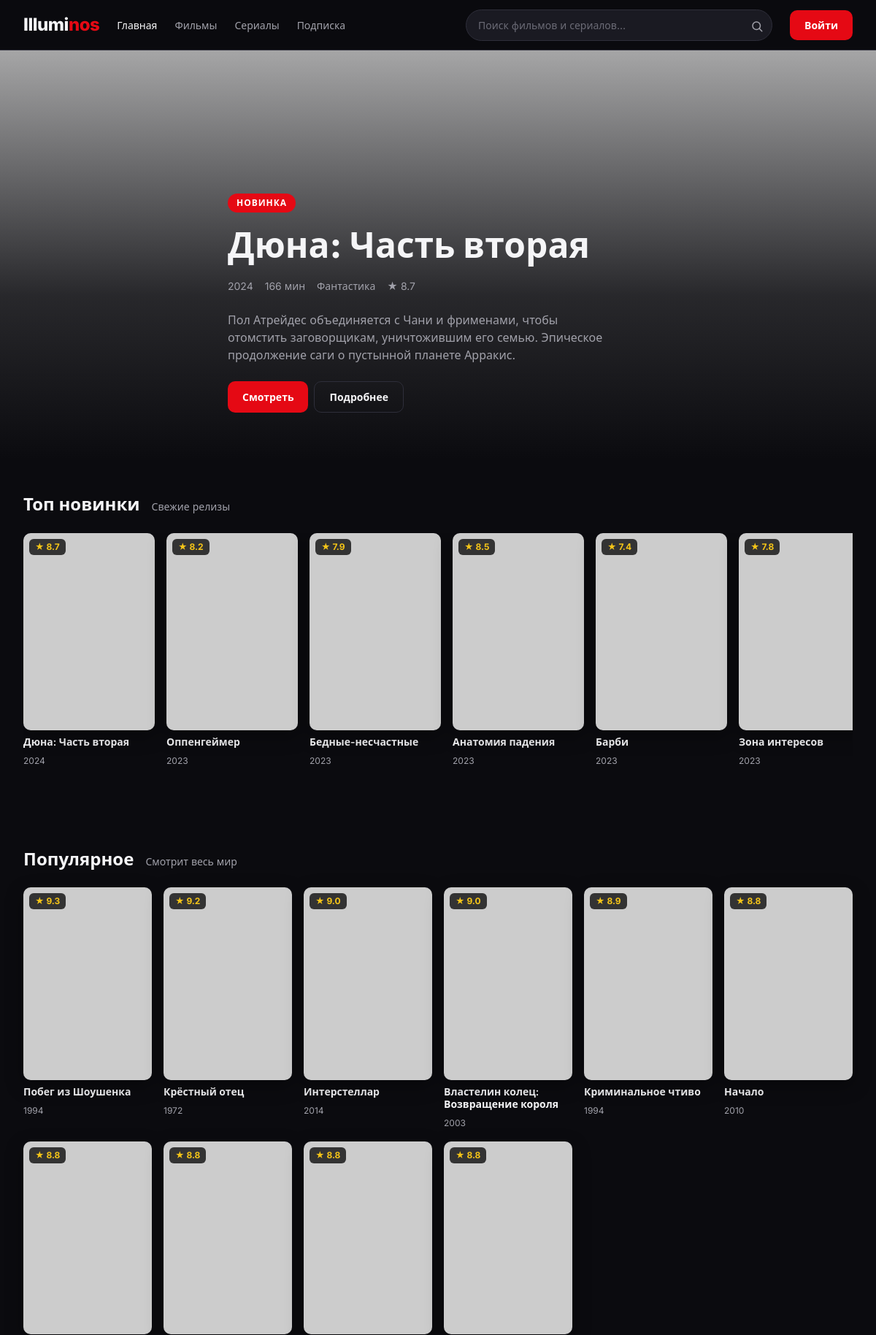
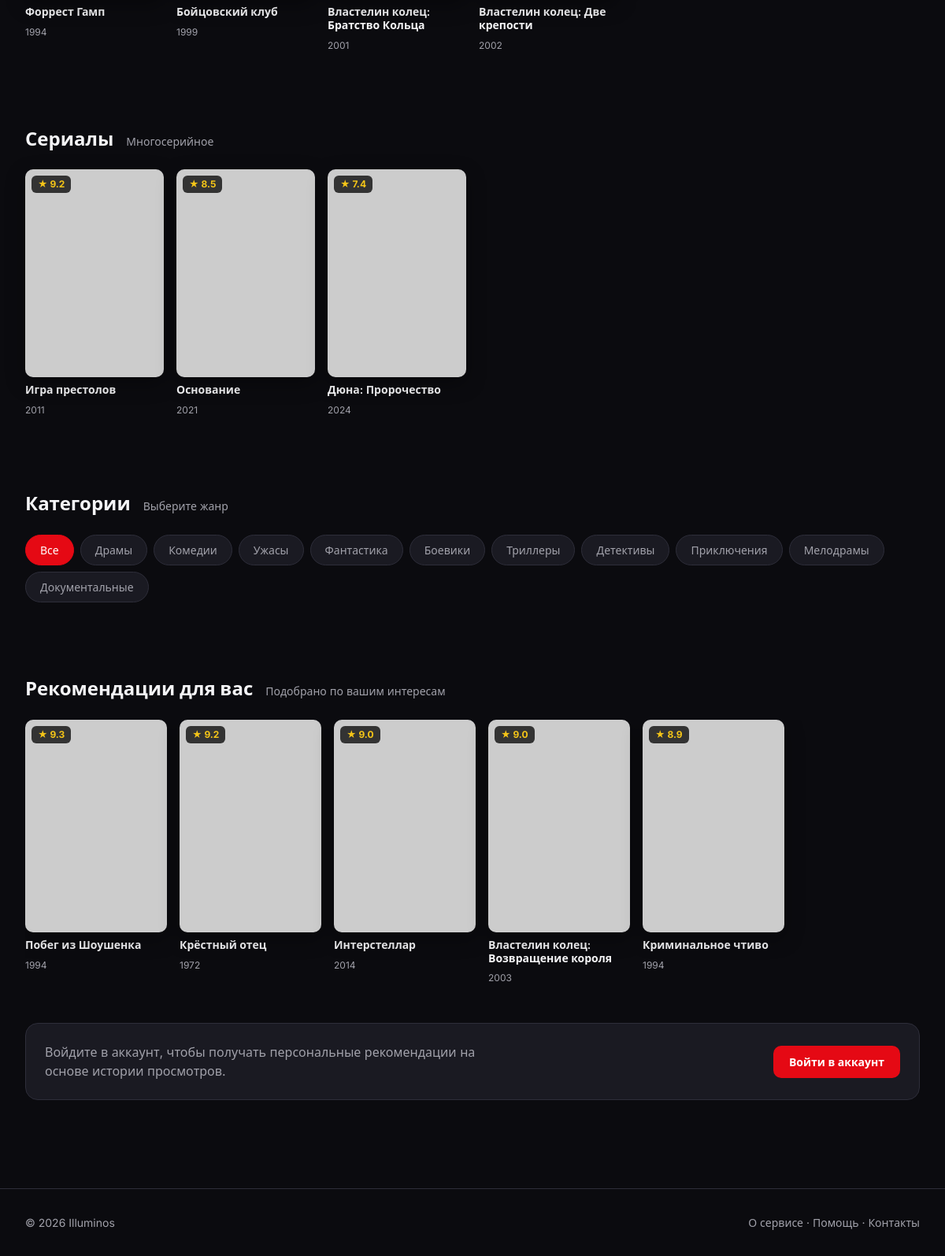
The page / on the database its author committed (2 pictures, top to bottom).
### tables this page shows
CREATE TABLE `movies` (
  `id` int UNSIGNED NOT NULL,
  `title` varchar(255) NOT NULL,
  `slug` varchar(255) NOT NULL,
  `year` smallint UNSIGNED DEFAULT NULL,
  `duration_min` smallint UNSIGNED DEFAULT NULL,
  `age_rating` varchar(10) DEFAULT NULL,
  `rating` decimal(3,1) DEFAULT NULL,
  `description` text,
  `poster_url` varchar(500) DEFAULT NULL,
  `backdrop_url` varchar(500) DEFAULT NULL,
  `trailer_url` varchar(500) DEFAULT NULL,
  `category_id` int UNSIGNED DEFAULT NULL,
  `is_new` tinyint(1) NOT NULL DEFAULT '0',
  `is_popular` tinyint(1) NOT NULL DEFAULT '0',
  `created_at` timestamp NOT NULL DEFAULT CURRENT_TIMESTAMP
);

CREATE TABLE `categories` (
  `id` int UNSIGNED NOT NULL,
  `name` varchar(50) NOT NULL,
  `slug` varchar(50) NOT NULL
);

CREATE TABLE `series` (
  `id` int UNSIGNED NOT NULL,
  `title` varchar(255) NOT NULL,
  `slug` varchar(255) NOT NULL,
  `year_start` smallint UNSIGNED DEFAULT NULL,
  `year_end` smallint UNSIGNED DEFAULT NULL,
  `age_rating` varchar(10) DEFAULT NULL,
  `rating` decimal(3,1) DEFAULT NULL,
  `description` text,
  `poster_url` varchar(500) DEFAULT NULL,
  `backdrop_url` varchar(500) DEFAULT NULL,
  `trailer_url` varchar(500) DEFAULT NULL,
  `category_id` int UNSIGNED DEFAULT NULL,
  `is_new` tinyint(1) NOT NULL DEFAULT '0',
  `is_popular` tinyint(1) NOT NULL DEFAULT '0',
  `created_at` timestamp NOT NULL DEFAULT CURRENT_TIMESTAMP
);

### includes/helpers.php (called while the page is built, shortened)
<?php
function e(?string $s): string
{
    return htmlspecialchars((string)$s, ENT_QUOTES | ENT_HTML5, 'UTF-8');
}
function fetchAll(mysqli $conn, string $sql, array $params = [], string $types = ''): array
{
    $stmt = $conn->prepare($sql);
    if ($params) $stmt->bind_param($types, ...$params);
    $stmt->execute();
    $res  = $stmt->get_result();
    $rows = $res ? $res->fetch_all(MYSQLI_ASSOC) : [];
    return $rows;
}
function fetchOne(mysqli $conn, string $sql, array $params = [], string $types = ''): ?array
{
    $rows = fetchAll($conn, $sql, $params, $types);
    return $rows[0] ?? null;
}
function getFeaturedMovie(mysqli $conn): ?array
{
    return fetchOne($conn,
        'SELECT m.*, c.name AS category_name
           FROM movies m
           LEFT JOIN categories c ON c.id = m.category_id
          WHERE m.is_new = 1
          ORDER BY m.year DESC, m.id ASC
          LIMIT 1');
}
function getNewMovies(mysqli $conn, int $limit = 10): array
{
    return fetchAll($conn,
        'SELECT m.*, c.name AS category_name
           FROM movies m
           LEFT JOIN categories c ON c.id = m.category_id
          WHERE m.is_new = 1
          ORDER BY m.year DESC, m.id ASC
          LIMIT ?',
        [$limit], 'i');
}
function getPopularMovies(mysqli $conn, int $limit = 10): array
{
    return fetchAll($conn,
        'SELECT m.*, c.name AS category_name
           FROM movies m
           LEFT JOIN categories c ON c.id = m.category_id
          WHERE m.is_popular = 1
          ORDER BY m.rating DESC, m.id ASC
          LIMIT ?',
        [$limit], 'i');
}
function getSeries(mysqli $conn, int $limit = 10): array
{
    return fetchAll($conn,
        'SELECT s.*, c.name AS category_name
           FROM series s
           LEFT JOIN categories c ON c.id = s.category_id
          ORDER BY s.rating DESC, s.id ASC
          LIMIT ?',
        [$limit], 'i');
}
function getCategories(mysqli $conn): array
{
    return fetchAll($conn, 'SELECT * FROM categories ORDER BY id');
}

### includes/movie-card.php (the view)
<?php
$link = ($cardType ?? 'movie') === 'series' ? 'series-detail.php' : 'movie-detail.php';
$year = isset($m['year']) ? (int)$m['year']
      : (isset($m['year_start']) ? (int)$m['year_start'] : 0);
?>
<article class="movie-card">
  <a class="movie-card__poster" href="<?= $link ?>?slug=<?= e($m['slug']) ?>">
    <span class="movie-card__rating">★ <?= number_format((float)$m['rating'], 1) ?></span>
    <img src="<?= e($m['poster_url']) ?>" alt="Постер: <?= e($m['title']) ?>" loading="lazy">
  </a>
  <h3 class="movie-card__title"><?= e($m['title']) ?></h3>
  <p class="movie-card__year"><?= $year ?></p>
</article>

### includes/header.php (shortened to what this page needs)
<?php
if (!isset($currentUser)) {
    $currentUser = null;
}
$headerQuery = isset($_GET['q']) ? (string)$_GET['q'] : '';
?>
<!DOCTYPE html>
<html lang="ru">
<head>
  <link href="https://cdn.jsdelivr.net/npm/bootstrap@5.3.2/dist/css/bootstrap.min.css" rel="stylesheet">
  <link rel="stylesheet" href="assets/css/palette.css">
  <link rel="stylesheet" href="assets/css/style.css">
</head>
<body>
<header class="site-header">
  <div class="container site-header__inner">
    <a href="index.php" class="logo">Illumi<span>nos</span></a>
    <nav class="main-nav" aria-label="Основная навигация">
      <a href="index.php" class="main-nav__link <?= ($activePage ?? '') === 'home'   ? 'is-active' : '' ?>">Главная</a>
      <a href="movies.php" class="main-nav__link <?= ($activePage ?? '') === 'movies' ? 'is-active' : '' ?>">Фильмы</a>
      <a href="series.php" class="main-nav__link <?= ($activePage ?? '') === 'series' ? 'is-active' : '' ?>">Сериалы</a>
      <a href="subscription.php" class="main-nav__link <?= ($activePage ?? '') === 'subscription' ? 'is-active' : '' ?>">Подписка</a>
    </nav>
    <form class="header-search" role="search" aria-label="Поиск"
          action="search.php" method="get">
      <input id="header-search" type="search" name="q"
             class="header-search__input"
             value="<?= e($headerQuery) ?>"
             placeholder="Поиск фильмов и сериалов…"
             autocomplete="off">
      <button type="submit" class="header-search__btn" aria-label="Искать">
        <svg width="18" height="18" viewBox="0 0 24 24" fill="none" stroke="currentColor" stroke-width="2" stroke-linecap="round">
          <circle cx="11" cy="11" r="7"/><path d="m21 21-4.3-4.3"/>
        </svg>
      </button>
    </form>
    <?php if (!empty($currentUser)): ?>
      <a href="cabinet.php" class="user-badge" title="Личный кабинет">
        <span class="user-badge__avatar"><?= e(initials($currentUser['name'])) ?></span>
        <span class="user-badge__name"><?= e($currentUser['name']) ?></span>
      </a>
      <a href="logout.php" class="btn btn--ghost header-login">Выйти</a>
    <?php else: ?>
      <a href="login.php" class="btn btn--accent header-login">Войти</a>
    <?php endif; ?>
  </div>
</header>

### index.php (shortened to what this page needs)
<?php
require_once __DIR__ . '/config/db.php';
require_once __DIR__ . '/includes/helpers.php';
$featured   = getFeaturedMovie($conn);
$newMovies  = getNewMovies($conn, 10);
$popular    = getPopularMovies($conn, 10);
$allSeries  = getSeries($conn, 6);
$categories = getCategories($conn);
$activePage      = 'home';
require __DIR__ . '/includes/header.php';
?>
<main>
  <?php if ($featured): ?>
  <section class="hero">
    <img class="hero__bg" src="<?= e($featured['backdrop_url']) ?>" alt="" aria-hidden="true">
    <div class="hero__overlay"></div>
    <div class="container hero__content">
      <span class="hero__badge">Новинка</span>
      <h1 class="hero__title"><?= e($featured['title']) ?></h1>
      <div class="hero__meta">
        <span><?= (int)$featured['year'] ?></span>
        <span><?= (int)$featured['duration_min'] ?> мин</span>
        <span><?= e($featured['category_name']) ?></span>
        <span>★ <?= number_format((float)$featured['rating'], 1) ?></span>
      </div>
      <p class="hero__desc"><?= e($featured['description']) ?></p>
      <div class="hero__actions">
        <a href="movie-detail.php?slug=<?= e($featured['slug']) ?>" class="btn btn--accent">Смотреть</a>
        <a href="movie-detail.php?slug=<?= e($featured['slug']) ?>" class="btn btn--ghost">Подробнее</a>
      </div>
    </div>
  </section>
  <?php endif; ?>
  <section class="section container" aria-labelledby="new-title">
    <h2 id="new-title" class="section-title">Топ новинки <span class="section-title__hint">Свежие релизы</span></h2>
    <div class="movies-row">
      <?php $cardType = 'movie'; foreach ($newMovies as $m): ?>
        <?php include __DIR__ . '/includes/movie-card.php'; ?>
      <?php endforeach; ?>
    </div>
  </section>
  <section class="section container" aria-labelledby="popular-title">
    <h2 id="popular-title" class="section-title">Популярное <span class="section-title__hint">Смотрит весь мир</span></h2>
    <div class="movies-grid">
      <?php $cardType = 'movie'; foreach ($popular as $m): ?>
        <?php include __DIR__ . '/includes/movie-card.php'; ?>
      <?php endforeach; ?>
    </div>
  </section>
  <?php if ($allSeries): ?>
  <section class="section container" aria-labelledby="series-title">
    <h2 id="series-title" class="section-title">Сериалы <span class="section-title__hint">Многосерийное</span></h2>
    <div class="movies-grid">
      <?php $cardType = 'series'; foreach ($allSeries as $m): ?>
        <?php include __DIR__ . '/includes/movie-card.php'; ?>
      <?php endforeach; ?>
    </div>
  </section>
  <?php endif; ?>
  <section class="section container" aria-labelledby="cats-title">
    <h2 id="cats-title" class="section-title">Категории <span class="section-title__hint">Выберите жанр</span></h2>
    <nav class="categories" aria-label="Категории контента">
      <a href="index.php" class="category-chip is-active">Все</a>
      <?php foreach ($categories as $cat): ?>
        <a href="category.php?id=<?= (int)$cat['id'] ?>" class="category-chip">
          <?= e($cat['name']) ?>
        </a>
      <?php endforeach; ?>
    </nav>
  </section>
  <section class="section container" aria-labelledby="rec-title">
    <h2 id="rec-title" class="section-title">Рекомендации для вас <span class="section-title__hint">Подобрано по вашим интересам</span></h2>
    <div class="movies-row">
      <?php $cardType = 'movie'; foreach (array_slice($popular, 0, 5) as $m): ?>
        <?php include __DIR__ . '/includes/movie-card.php'; ?>
      <?php endforeach; ?>
    </div>
    <div class="rec-cta">
      <p class="rec-cta__text">
        Войдите в аккаунт, чтобы получать персональные рекомендации на основе истории просмотров.
      </p>
      <a href="login.php" class="btn btn--accent">Войти в аккаунт</a>
    </div>
  </section>
</main>
<?php require __DIR__ . '/includes/footer.php'; ?>

### includes/footer.php (shortened to what this page needs)
<footer class="site-footer">
  <div class="container site-footer__inner">
    <span>© <?= date('Y') ?> Illuminos</span>
    <nav aria-label="Футер">
      <a href="#">О сервисе</a> · <a href="#">Помощь</a> · <a href="#">Контакты</a>
    </nav>
  </div>
</footer>
</body>
</html>

### assets/css/palette.css (style rules this page uses)
:root { --color-bg: #0B0B0F; --color-surface: #1A1A22; --color-surface-2: #23232D; --color-border: #2E2E3A; --color-text: #F5F5F7; --color-text-muted: #A1A1AA; --color-text-dim: #6B6B76; --color-accent: #E50914; --color-accent-hover: #F6121D; --color-gold: #F5C518; --color-success: #22C55E; --color-error: #EF4444; --font-main: "Inter", "Manrope", system-ui, -apple-system, "Segoe UI", sans-serif; --fs-xs: 0.75rem; --fs-sm: 0.875rem; --fs-base: 1rem; --fs-lg: 1.125rem; --fs-xl: 1.5rem; --fs-2xl: 2rem; --fs-3xl: 2.5rem; --fs-4xl: 3rem; --lh-tight: 1.2; --lh-base: 1.5; --space-xs: 4px; --space-sm: 8px; --space-md: 16px; --space-lg: 24px; --space-xl: 32px; --space-2xl: 48px; --space-3xl: 64px; --radius-sm: 6px; --radius-md: 10px; --radius-lg: 16px; --radius-pill: 999px; --container-max: 1440px; --container-pad: 24px; --shadow-card: 0 8px 24px rgba(0, 0, 0, 0.35); --transition: 0.2s ease; }

### rows shown on the page
movies: title "Дюна: Часть вторая", year "2024", duration_min "166", rating "8.7", description "Пол Атрейдес объединяется с Чани и фрименами, чтобы отомстить заговорщикам, уничтожившим его семью. Эпическое продолжение саги о пустынной планете Арракис."
categories: name "Фантастика"
movies: rating "8.2", title "Оппенгеймер", year "2023"
movies: rating "7.9", title "Бедные-несчастные", year "2023"
movies: rating "8.5", title "Анатомия падения", year "2023"
movies: rating "7.4", title "Барби", year "2023"
movies: rating "7.8", title "Зона интересов", year "2023"
movies: rating "9.3", title "Побег из Шоушенка", year "1994"
movies: rating "9.2", title "Крёстный отец", year "1972"
movies: rating "9.0", title "Интерстеллар", year "2014"
movies: rating "9.0", title "Властелин колец: Возвращение короля", year "2003"
movies: rating "8.9", title "Криминальное чтиво", year "1994"
movies: rating "8.8", title "Начало", year "2010"
movies: rating "8.8", title "Форрест Гамп", year "1994"
movies: rating "8.8", title "Бойцовский клуб", year "1999"
movies: rating "8.8", title "Властелин колец: Братство Кольца", year "2001"
movies: rating "8.8", title "Властелин колец: Две крепости", year "2002"
series: rating "9.2", title "Игра престолов", year_start "2011"
series: rating "8.5", title "Основание", year_start "2021"
series: rating "7.4", title "Дюна: Пророчество", year_start "2024"
categories: name "Драмы"
categories: name "Комедии"
categories: name "Ужасы"
categories: name "Боевики"
categories: name "Триллеры"
categories: name "Детективы"
categories: name "Приключения"
categories: name "Мелодрамы"
categories: name "Документальные"
